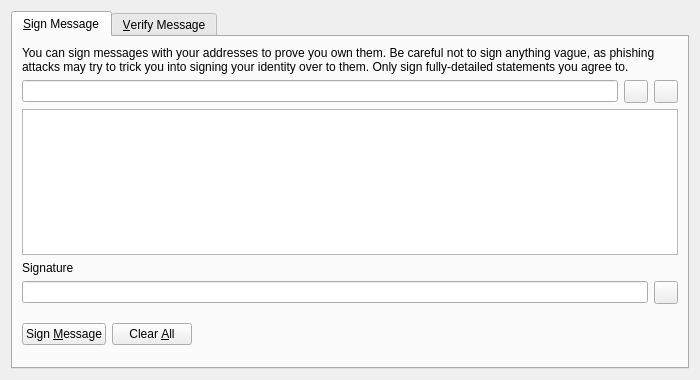
<?xml version="1.0" encoding="UTF-8"?>
<ui version="4.0">
 <class>SignVerifyMessageDialog</class>
 <widget class="QDialog" name="SignVerifyMessageDialog">
  <property name="geometry">
   <rect>
    <x>0</x>
    <y>0</y>
    <width>700</width>
    <height>380</height>
   </rect>
  </property>
  <property name="windowTitle">
   <string>Signatures - Sign / Verify a Message</string>
  </property>
  <property name="modal">
   <bool>true</bool>
  </property>
  <layout class="QVBoxLayout" name="verticalLayout">
   <item>
    <widget class="QTabWidget" name="tabWidget">
     <property name="currentIndex">
      <number>0</number>
     </property>
     <widget class="QWidget" name="tabSignMessage">
      <attribute name="title">
       <string>&amp;Sign Message</string>
      </attribute>
      <layout class="QVBoxLayout" name="verticalLayout_SM">
       <item>
        <widget class="QLabel" name="infoLabel_SM">
         <property name="text">
          <string>You can sign messages with your addresses to prove you own them. Be careful not to sign anything vague, as phishing attacks may try to trick you into signing your identity over to them. Only sign fully-detailed statements you agree to.</string>
         </property>
         <property name="textFormat">
          <enum>Qt::PlainText</enum>
         </property>
         <property name="wordWrap">
          <bool>true</bool>
         </property>
        </widget>
       </item>
       <item>
        <layout class="QHBoxLayout" name="horizontalLayout_1_SM">
         <item>
          <widget class="QValidatedLineEdit" name="addressIn_SM">
           <property name="toolTip">
            <string>The MBC address to sign the message with</string>
           </property>
          </widget>
         </item>
         <item>
          <widget class="QToolButton" name="addressBookButton_SM">
           <property name="toolTip">
            <string>Choose previously used address</string>
           </property>
           <property name="text">
            <string/>
           </property>
           <property name="icon">
            <iconset resource="../mbc.qrc">
             <normaloff>:/icons/address-book</normaloff>:/icons/address-book</iconset>
           </property>
           <property name="shortcut">
            <string>Alt+A</string>
           </property>
          </widget>
         </item>
         <item>
          <widget class="QToolButton" name="pasteButton_SM">
           <property name="toolTip">
            <string>Paste address from clipboard</string>
           </property>
           <property name="text">
            <string/>
           </property>
           <property name="icon">
            <iconset resource="../mbc.qrc">
             <normaloff>:/icons/editpaste</normaloff>:/icons/editpaste</iconset>
           </property>
           <property name="shortcut">
            <string>Alt+P</string>
           </property>
          </widget>
         </item>
        </layout>
       </item>
       <item>
        <widget class="QPlainTextEdit" name="messageIn_SM">
         <property name="toolTip">
          <string>Enter the message you want to sign here</string>
         </property>
        </widget>
       </item>
       <item>
        <widget class="QLabel" name="signatureLabel_SM">
         <property name="text">
          <string>Signature</string>
         </property>
         <property name="textFormat">
          <enum>Qt::PlainText</enum>
         </property>
        </widget>
       </item>
       <item>
        <layout class="QHBoxLayout" name="horizontalLayout_2_SM">
         <item>
          <widget class="QLineEdit" name="signatureOut_SM">
           <property name="font">
            <font>
             <italic>true</italic>
            </font>
           </property>
           <property name="readOnly">
            <bool>true</bool>
           </property>
          </widget>
         </item>
         <item>
          <widget class="QToolButton" name="copySignatureButton_SM">
           <property name="toolTip">
            <string>Copy the current signature to the system clipboard</string>
           </property>
           <property name="text">
            <string/>
           </property>
           <property name="icon">
            <iconset resource="../mbc.qrc">
             <normaloff>:/icons/editcopy</normaloff>:/icons/editcopy</iconset>
           </property>
          </widget>
         </item>
        </layout>
       </item>
       <item>
        <layout class="QHBoxLayout" name="horizontalLayout_3_SM">
         <item>
          <widget class="QPushButton" name="signMessageButton_SM">
           <property name="toolTip">
            <string>Sign the message to prove you own this MBC address</string>
           </property>
           <property name="text">
            <string>Sign &amp;Message</string>
           </property>
           <property name="icon">
            <iconset resource="../mbc.qrc">
             <normaloff>:/icons/edit</normaloff>:/icons/edit</iconset>
           </property>
           <property name="autoDefault">
            <bool>false</bool>
           </property>
          </widget>
         </item>
         <item>
          <widget class="QPushButton" name="clearButton_SM">
           <property name="toolTip">
            <string>Reset all sign message fields</string>
           </property>
           <property name="text">
            <string>Clear &amp;All</string>
           </property>
           <property name="icon">
            <iconset resource="../mbc.qrc">
             <normaloff>:/icons/remove</normaloff>:/icons/remove</iconset>
           </property>
           <property name="autoDefault">
            <bool>false</bool>
           </property>
          </widget>
         </item>
         <item>
          <spacer name="horizontalSpacer_1_SM">
           <property name="orientation">
            <enum>Qt::Horizontal</enum>
           </property>
           <property name="sizeHint" stdset="0">
            <size>
             <width>40</width>
             <height>48</height>
            </size>
           </property>
          </spacer>
         </item>
         <item>
          <widget class="QLabel" name="statusLabel_SM">
           <property name="font">
            <font>
             <weight>75</weight>
             <bold>true</bold>
            </font>
           </property>
           <property name="text">
            <string/>
           </property>
           <property name="wordWrap">
            <bool>true</bool>
           </property>
          </widget>
         </item>
         <item>
          <spacer name="horizontalSpacer_2_SM">
           <property name="orientation">
            <enum>Qt::Horizontal</enum>
           </property>
           <property name="sizeHint" stdset="0">
            <size>
             <width>40</width>
             <height>48</height>
            </size>
           </property>
          </spacer>
         </item>
        </layout>
       </item>
      </layout>
     </widget>
     <widget class="QWidget" name="tabVerifyMessage">
      <attribute name="title">
       <string>&amp;Verify Message</string>
      </attribute>
      <layout class="QVBoxLayout" name="verticalLayout_VM">
       <item>
        <widget class="QLabel" name="infoLabel_VM">
         <property name="text">
          <string>Enter the signing address, message (ensure you copy line breaks, spaces, tabs, etc. exactly) and signature below to verify the message. Be careful not to read more into the signature than what is in the signed message itself, to avoid being tricked by a man-in-the-middle attack.</string>
         </property>
         <property name="textFormat">
          <enum>Qt::PlainText</enum>
         </property>
         <property name="alignment">
          <set>Qt::AlignLeading|Qt::AlignLeft|Qt::AlignTop</set>
         </property>
         <property name="wordWrap">
          <bool>true</bool>
         </property>
        </widget>
       </item>
       <item>
        <layout class="QHBoxLayout" name="horizontalLayout_1_VM">
         <item>
          <widget class="QValidatedLineEdit" name="addressIn_VM">
           <property name="toolTip">
            <string>The MBC address the message was signed with</string>
           </property>
          </widget>
         </item>
         <item>
          <widget class="QToolButton" name="addressBookButton_VM">
           <property name="toolTip">
            <string>Choose previously used address</string>
           </property>
           <property name="text">
            <string/>
           </property>
           <property name="icon">
            <iconset resource="../mbc.qrc">
             <normaloff>:/icons/address-book</normaloff>:/icons/address-book</iconset>
           </property>
           <property name="shortcut">
            <string>Alt+A</string>
           </property>
          </widget>
         </item>
        </layout>
       </item>
       <item>
        <widget class="QPlainTextEdit" name="messageIn_VM"/>
       </item>
       <item>
        <widget class="QValidatedLineEdit" name="signatureIn_VM"/>
       </item>
       <item>
        <layout class="QHBoxLayout" name="horizontalLayout_2_VM">
         <item>
          <widget class="QPushButton" name="verifyMessageButton_VM">
           <property name="toolTip">
            <string>Verify the message to ensure it was signed with the specified MBC address</string>
           </property>
           <property name="text">
            <string>Verify &amp;Message</string>
           </property>
           <property name="icon">
            <iconset resource="../mbc.qrc">
             <normaloff>:/icons/transaction_0</normaloff>:/icons/transaction_0</iconset>
           </property>
           <property name="autoDefault">
            <bool>false</bool>
           </property>
          </widget>
         </item>
         <item>
          <widget class="QPushButton" name="clearButton_VM">
           <property name="toolTip">
            <string>Reset all verify message fields</string>
           </property>
           <property name="text">
            <string>Clear &amp;All</string>
           </property>
           <property name="icon">
            <iconset resource="../mbc.qrc">
             <normaloff>:/icons/remove</normaloff>:/icons/remove</iconset>
           </property>
           <property name="autoDefault">
            <bool>false</bool>
           </property>
          </widget>
         </item>
         <item>
          <spacer name="horizontalSpacer_1_VM">
           <property name="orientation">
            <enum>Qt::Horizontal</enum>
           </property>
           <property name="sizeHint" stdset="0">
            <size>
             <width>40</width>
             <height>48</height>
            </size>
           </property>
          </spacer>
         </item>
         <item>
          <widget class="QLabel" name="statusLabel_VM">
           <property name="font">
            <font>
             <weight>75</weight>
             <bold>true</bold>
            </font>
           </property>
           <property name="text">
            <string/>
           </property>
           <property name="wordWrap">
            <bool>true</bool>
           </property>
          </widget>
         </item>
         <item>
          <spacer name="horizontalSpacer_2_VM">
           <property name="orientation">
            <enum>Qt::Horizontal</enum>
           </property>
           <property name="sizeHint" stdset="0">
            <size>
             <width>40</width>
             <height>48</height>
            </size>
           </property>
          </spacer>
         </item>
        </layout>
       </item>
      </layout>
     </widget>
    </widget>
   </item>
  </layout>
 </widget>
 <customwidgets>
  <customwidget>
   <class>QValidatedLineEdit</class>
   <extends>QLineEdit</extends>
   <header>qvalidatedlineedit.h</header>
  </customwidget>
 </customwidgets>
 <resources>
  <include location="../mbc.qrc"/>
 </resources>
 <connections/>
</ui>
